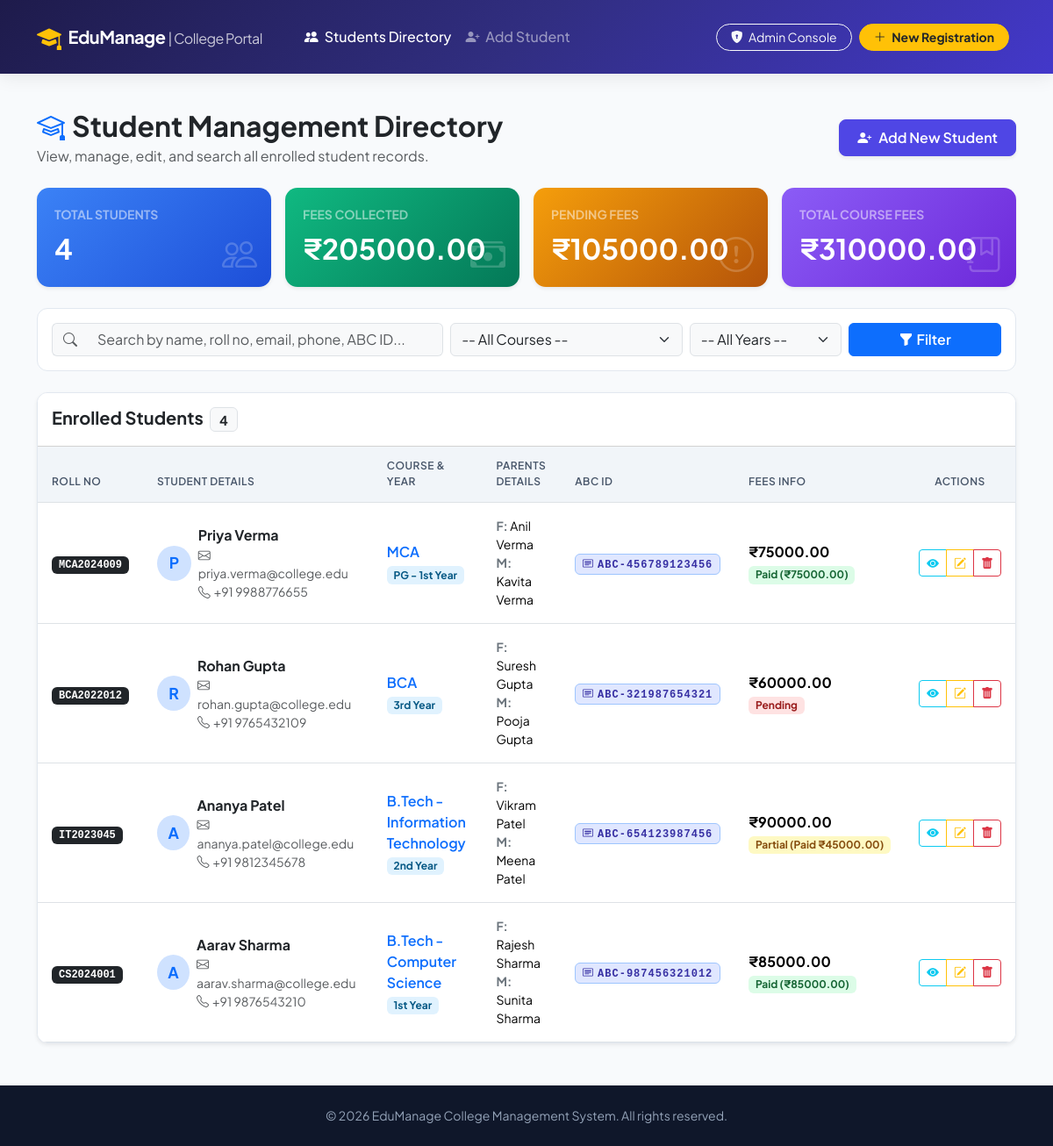
The page / on the database its author committed.
### students/models.py (models this page shows, shortened)
class Student(models.Model):
    YEAR_CHOICES = [
        ('1st Year', '1st Year'),
        ('2nd Year', '2nd Year'),
        ('3rd Year', '3rd Year'),
        ('4th Year', '4th Year'),
        ('PG - 1st Year', 'PG - 1st Year'),
        ('PG - 2nd Year', 'PG - 2nd Year'),
    ]
    FEE_STATUS_CHOICES = [
        ('Paid', 'Paid'),
        ('Pending', 'Pending'),
        ('Partial', 'Partial'),
    ]
    roll_number = models.CharField(max_length=30, unique=True, verbose_name="Roll Number / Enrollment ID")
    name = models.CharField(max_length=100, verbose_name="Student Name")
    phone = models.CharField(max_length=15, verbose_name="Phone Number")
    email = models.EmailField(max_length=100, verbose_name="Email Address")
    course = models.CharField(max_length=100, verbose_name="Course / Branch")
    academic_year = models.CharField(max_length=50, choices=YEAR_CHOICES, default='1st Year', verbose_name="Academic Year")
    father_name = models.CharField(max_length=100, verbose_name="Father's Name")
    mother_name = models.CharField(max_length=100, verbose_name="Mother's Name")
    abc_id = models.CharField(max_length=50, verbose_name="ABC ID (Academic Bank of Credits)")
    fees = models.DecimalField(max_digits=10, decimal_places=2, default=0.00, verbose_name="Total Fees (₹)")
    fees_paid = models.DecimalField(max_digits=10, decimal_places=2, default=0.00, verbose_name="Fees Paid (₹)")
    fee_status = models.CharField(max_length=20, choices=FEE_STATUS_CHOICES, default='Pending', verbose_name="Fee Status")
    created_at = models.DateTimeField(auto_now_add=True)
    class Meta:
        ordering = ['-created_at']

### students/views.py (the view, shortened to what this page needs)
# urls.py: path('', views.student_list, name='student_list'),
def student_list(request):
    query = request.GET.get('q', '').strip()
    course_filter = request.GET.get('course', '').strip()
    year_filter = request.GET.get('year', '').strip()
    students = Student.objects.all()
    if course_filter:
        students = students.filter(course=course_filter)
    if year_filter:
        students = students.filter(academic_year=year_filter)
    all_students = Student.objects.all()
    total_students = all_students.count()
    total_fees = all_students.aggregate(Sum('fees'))['fees__sum'] or 0
    total_fees_paid = all_students.aggregate(Sum('fees_paid'))['fees_paid__sum'] or 0
    total_pending_fees = max(0, total_fees - total_fees_paid)
    distinct_courses = Student.objects.values_list('course', flat=True).distinct()
    distinct_years = Student.YEAR_CHOICES
    context = {
        'students': students,
        'query': query,
        'course_filter': course_filter,
        'year_filter': year_filter,
        'total_students': total_students,
        'total_fees': total_fees,
        'total_fees_paid': total_fees_paid,
        'total_pending_fees': total_pending_fees,
        'distinct_courses': distinct_courses,
        'distinct_years': distinct_years,
    }
    return render(request, 'students/student_list.html', context)

### students/templates/students/student_list.html (shortened to what this page needs)
{% extends 'students/base.html' %}
{% block content %}
<div class="d-flex flex-column flex-md-row justify-content-between align-items-md-center my-4">
    <div>
        <h2 class="fw-bold mb-1 text-dark">
            <i class="bi bi-mortarboard me-2 text-primary"></i>Student Management Directory
        </h2>
        <p class="text-muted mb-0">View, manage, edit, and search all enrolled student records.</p>
    </div>
    <div class="mt-3 mt-md-0">
        <a href="{% url 'student_add' %}" class="btn btn-primary-custom shadow-sm">
            <i class="bi bi-person-plus-fill me-2"></i>Add New Student
        </a>
    </div>
</div>
<div class="row g-3 mb-4">
    <div class="col-6 col-lg-3">
        <div class="stat-card bg-primary shadow-sm" style="background: linear-gradient(135deg, #3b82f6, #1d4ed8) !important;">
            <div class="text-white-50 small fw-bold text-uppercase">Total Students</div>
            <div class="fs-2 fw-bold mt-1">{{ total_students }}</div>
            <i class="bi bi-people stat-icon"></i>
        </div>
    </div>
    <div class="col-6 col-lg-3">
        <div class="stat-card shadow-sm" style="background: linear-gradient(135deg, #10b981, #047857) !important;">
            <div class="text-white-50 small fw-bold text-uppercase">Fees Collected</div>
            <div class="fs-2 fw-bold mt-1">₹{{ total_fees_paid|floatformat:2 }}</div>
            <i class="bi bi-cash-stack stat-icon"></i>
        </div>
    </div>
    <div class="col-6 col-lg-3">
        <div class="stat-card shadow-sm" style="background: linear-gradient(135deg, #f59e0b, #b45309) !important;">
            <div class="text-white-50 small fw-bold text-uppercase">Pending Fees</div>
            <div class="fs-2 fw-bold mt-1">₹{{ total_pending_fees|floatformat:2 }}</div>
            <i class="bi bi-exclamation-circle stat-icon"></i>
        </div>
    </div>
    <div class="col-6 col-lg-3">
        <div class="stat-card shadow-sm" style="background: linear-gradient(135deg, #8b5cf6, #6d28d9) !important;">
            <div class="text-white-50 small fw-bold text-uppercase">Total Course Fees</div>
            <div class="fs-2 fw-bold mt-1">₹{{ total_fees|floatformat:2 }}</div>
            <i class="bi bi-journal-bookmark stat-icon"></i>
        </div>
    </div>
</div>
<div class="card card-custom p-3 mb-4">
    <form method="GET" action="{% url 'student_list' %}" class="row g-2 align-items-center">
        <div class="col-md-5">
            <div class="input-group">
                <span class="input-group-text bg-light border-end-0"><i class="bi bi-search text-muted"></i></span>
                <input type="text" name="q" class="form-control bg-light border-start-0" placeholder="Search by name, roll no, email, phone, ABC ID..." value="{{ query }}">
            </div>
        </div>
        <div class="col-md-3">
            <select name="course" class="form-select bg-light">
                <option value="">-- All Courses --</option>
            </select>
        </div>
        <div class="col-md-2">
            <select name="year" class="form-select bg-light">
                <option value="">-- All Years --</option>
            </select>
        </div>
        <div class="col-md-2 d-flex gap-1">
            <button type="submit" class="btn btn-primary w-100 fw-semibold">
                <i class="bi bi-funnel-fill me-1"></i>Filter
            </button>
        </div>
    </form>
</div>
<div class="card card-custom shadow-sm overflow-hidden">
    <div class="card-header bg-white py-3 d-flex justify-content-between align-items-center">
        <h5 class="mb-0 fw-bold text-dark">
            Enrolled Students <span class="badge bg-light text-dark border ms-1">{{ students|length }}</span>
        </h5>
    </div>
    <div class="card-body p-0">
        {% if students %}
        <div class="table-responsive">
            <table class="table table-custom align-middle mb-0">
                <thead>
                    <tr>
                        <th>Roll No</th>
                        <th>Student Details</th>
                        <th>Course & Year</th>
                        <th>Parents Details</th>
                        <th>ABC ID</th>
                        <th>Fees Info</th>
                        <th class="text-center">Actions</th>
                    </tr>
                </thead>
                <tbody>
                    {% for student in students %}
                    <tr>
                        <td>
                            <span class="badge bg-dark text-white font-monospace px-2 py-1">
                                {{ student.roll_number }}
                            </span>
                        </td>
                        <td>
                            <div class="d-flex align-items-center gap-2">
                                <div class="rounded-circle bg-primary-subtle text-primary fw-bold d-flex align-items-center justify-content-center" style="width: 40px; height: 40px; font-size: 1.1rem;">
                                    {{ student.name|slice:":1"|upper }}
                                </div>
                                <div>
                                    <div class="fw-bold text-dark">{{ student.name }}</div>
                                    <div class="small text-muted">
                                        <i class="bi bi-envelope me-1"></i>{{ student.email }}
                                    </div>
                                    <div class="small text-muted">
                                        <i class="bi bi-telephone me-1"></i>{{ student.phone }}
                                    </div>
                                </div>
                            </div>
                        </td>
                        <td>
                            <div class="fw-semibold text-primary">{{ student.course }}</div>
                            <span class="badge badge-soft-info mt-1">{{ student.academic_year }}</span>
                        </td>
                        <td>
                            <div class="small">
                                <div><strong class="text-secondary">F:</strong> {{ student.father_name }}</div>
                                <div><strong class="text-secondary">M:</strong> {{ student.mother_name }}</div>
                            </div>
                        </td>
                        <td>
                            <span class="badge badge-soft-primary abc-badge border border-primary-subtle">
                                <i class="bi bi-card-heading me-1"></i>{{ student.abc_id }}
                            </span>
                        </td>
                        <td>
                            <div class="fw-bold">₹{{ student.fees }}</div>
                            {% if student.fee_status == 'Paid' %}
                                <span class="badge badge-soft-success">Paid (₹{{ student.fees_paid }})</span>
                            {% elif student.fee_status == 'Partial' %}
                                <span class="badge badge-soft-warning">Partial (Paid ₹{{ student.fees_paid }})</span>
                            {% else %}
                                <span class="badge badge-soft-danger">Pending</span>
                            {% endif %}
                        </td>
                        <td class="text-center">
                            <div class="btn-group btn-group-sm" role="group">
                                <a href="{% url 'student_detail' student.pk %}" class="btn btn-outline-info" title="View Full Profile">
                                    <i class="bi bi-eye-fill"></i>
                                </a>
                                <a href="{% url 'student_edit' student.pk %}" class="btn btn-outline-warning" title="Edit Student">
                                    <i class="bi bi-pencil-square"></i>
                                </a>
                                <a href="{% url 'student_delete' student.pk %}" class="btn btn-outline-danger" title="Delete Student">
                                    <i class="bi bi-trash-fill"></i>
                                </a>
                            </div>
                        </td>
                    </tr>
                    {% endfor %}
                </tbody>
            </table>
        </div>
        {% endif %}
    </div>
</div>
{% endblock %}

### students/templates/students/base.html (shortened to what this page needs)
<!DOCTYPE html>
<html lang="en">
<head>
    <link href="https://cdn.jsdelivr.net/npm/bootstrap@5.3.3/dist/css/bootstrap.min.css" rel="stylesheet">
    <link href="https://cdn.jsdelivr.net/npm/bootstrap-icons@1.11.3/font/bootstrap-icons.min.css" rel="stylesheet">
</head>
<body>
<nav class="navbar navbar-expand-lg navbar-dark bg-gradient-primary glass-header py-3">
    <div class="container">
        <a class="navbar-brand d-flex align-items-center gap-2" href="{% url 'student_list' %}">
            <i class="bi bi-mortarboard-fill text-warning fs-3"></i>
            <span>EduManage <span class="fw-normal opacity-75 fs-6">| College Portal</span></span>
        </a>
        <div class="collapse navbar-collapse" id="navbarNav">
            <ul class="navbar-nav me-auto ms-lg-4">
                <li class="nav-item">
                    <a class="nav-link text-white fw-medium active" href="{% url 'student_list' %}">
                        <i class="bi bi-people-fill me-1"></i> Students Directory
                    </a>
                </li>
                <li class="nav-item">
                    <a class="nav-link text-white-50 fw-medium" href="{% url 'student_add' %}">
                        <i class="bi bi-person-plus-fill me-1"></i> Add Student
                    </a>
                </li>
            </ul>
            <div class="d-flex align-items-center gap-2">
                <a class="btn btn-sm btn-outline-light rounded-pill px-3" href="/admin/" target="_blank">
                    <i class="bi bi-shield-lock-fill me-1"></i> Admin Console
                </a>
                <a class="btn btn-sm btn-warning text-dark fw-bold rounded-pill px-3 me-2" href="{% url 'student_add' %}">
                    <i class="bi bi-plus-lg me-1"></i> New Registration
                </a>
            </div>
        </div>
    </div>
</nav>
<div class="container mb-5">
    {% block content %}
    {% endblock %}
</div>
<footer class="footer text-center">
    <div class="container">
        <p class="mb-0">&copy; 2026 EduManage College Management System. All rights reserved.</p>
    </div>
</footer>
</body>
</html>

### students/templates/students/base.html (style rules this page uses)
body { font-family: 'Plus Jakarta Sans', sans-serif; background-color: #f8fafc; color: #334155; min-height: 100vh; display: flex; flex-direction: column; }
.navbar-brand { font-weight: 700; letter-spacing: -0.5px; }
.bg-gradient-primary { background: linear-gradient(135deg, #1e1b4b 0%, #312e81 50%, #4338ca 100%); }
.glass-header { box-shadow: 0 4px 20px rgba(0,0,0,0.08); }
.card-custom { border: 1px solid #e2e8f0; border-radius: 12px; transition: all 0.25s ease-in-out; background: #ffffff; }
.stat-card { border-radius: 14px; border: none; color: #fff; padding: 1.25rem; position: relative; overflow: hidden; }
.stat-card .stat-icon { font-size: 2.5rem; opacity: 0.2; position: absolute; right: 1rem; bottom: 0.5rem; }
.badge-soft-primary { background-color: #e0e7ff; color: #3730a3; }
.badge-soft-success { background-color: #dcfce7; color: #166534; }
.badge-soft-warning { background-color: #fef9c3; color: #854d0e; }
.badge-soft-danger { background-color: #fee2e2; color: #991b1b; }
.badge-soft-info { background-color: #e0f2fe; color: #075985; }
.btn-primary-custom { background: #4f46e5; border-color: #4f46e5; color: white; font-weight: 600; border-radius: 8px; padding: 0.5rem 1.25rem; transition: all 0.2s; }
.footer { margin-top: auto; background-color: #0f172a; color: #94a3b8; padding: 1.5rem 0; font-size: 0.875rem; }
.table-custom th { background-color: #f1f5f9; color: #475569; font-weight: 600; text-transform: uppercase; font-size: 0.75rem; letter-spacing: 0.5px; padding: 0.85rem 1rem; }
.table-custom td { padding: 1rem; vertical-align: middle; }
.abc-badge { font-family: monospace; letter-spacing: 1px; font-weight: 600; }

### rows shown on the page
Student: roll_number "MCA2024009", name "P", name "Priya Verma", email "priya.verma@college.edu", phone "+91 9988776655", course "MCA", academic_year "PG - 1st Year", father_name "Anil Verma", mother_name "Kavita Verma", abc_id "ABC-456789123456", fees "75000.00", fees_paid "75000.00"
Student: roll_number "BCA2022012", name "R", name "Rohan Gupta", email "rohan.gupta@college.edu", phone "+91 9765432109", course "BCA", academic_year "3rd Year", father_name "Suresh Gupta", mother_name "Pooja Gupta", abc_id "ABC-321987654321", fees "60000.00", fee_status "Pending"
Student: roll_number "IT2023045", name "A", name "Ananya Patel", email "ananya.patel@college.edu", phone "+91 9812345678", course "B.Tech - Information Technology", academic_year "2nd Year", father_name "Vikram Patel", mother_name "Meena Patel", abc_id "ABC-654123987456", fees "90000.00", fees_paid "45000.00"
Student: roll_number "CS2024001", name "A", name "Aarav Sharma", email "aarav.sharma@college.edu", phone "+91 9876543210", course "B.Tech - Computer Science", academic_year "1st Year", father_name "Rajesh Sharma", mother_name "Sunita Sharma", abc_id "ABC-987456321012", fees "85000.00", fees_paid "85000.00"

### other values the page prints
{{ total_students }} "4"
{{ total_fees_paid|floatformat:2 }} "205000.00"
{{ total_pending_fees|floatformat:2 }} "105000.00"
{{ total_fees|floatformat:2 }} "310000.00"
{{ students|length }} "4"
